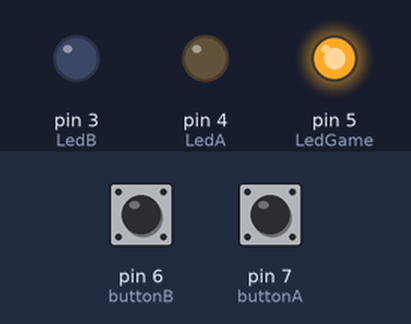
A sketch run on a simulated Arduino Uno, built with avr-gcc and run on an emulated ATmega328P. Parts: output pins drawn as LEDs (lit = HIGH). The inputs (shaded band) are chosen by the test bench; at power-on: pin 6 (buttonB) LOW, pin 7 (buttonA) LOW. Random numbers use the default seed unless the sketch sets one.

Above: at 6.7 s.
6.8 s: pin 6 (buttonB) pulled HIGH for 0.15 s
At 8.1 s:
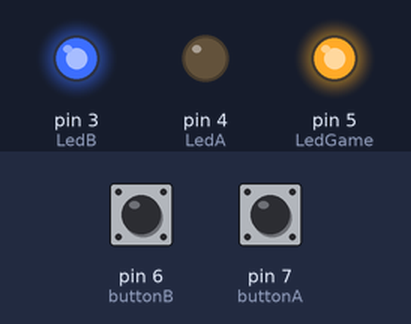
9.9 s: pin 7 (buttonA) pulled HIGH for 1 s
At 11.2 s:
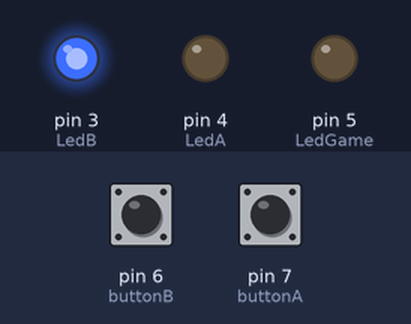
13.9 s: pin 6 (buttonB) pulled HIGH for 1 s
At 15.4 s:
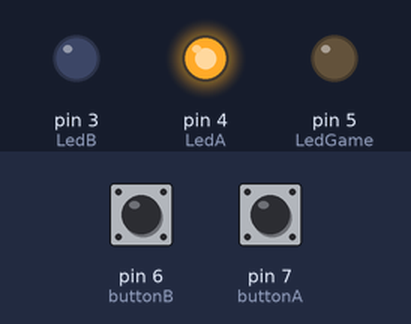
17.9 s: pin 6 (buttonB) pulled HIGH for 3.2 s
At 21.2 s:
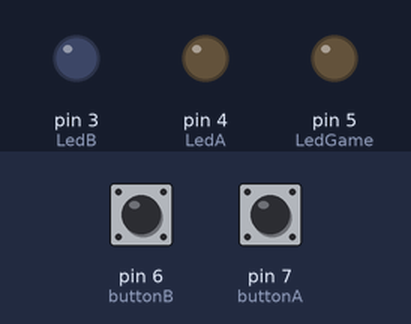
24.1 s: pin 7 (buttonA) pulled HIGH for 0.15 s
At 24.9 s:
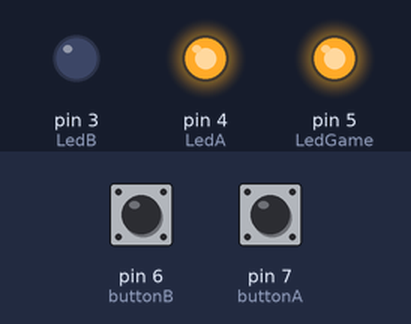
27.2 s: pin 7 (buttonA) pulled HIGH for 3.2 s
At 29.1 s:
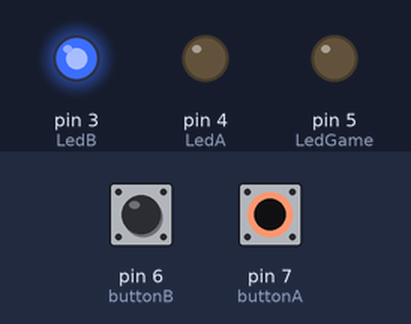
Timing chart, 0 to 33.6 s (numbered marks = the images above; inputs shaded):
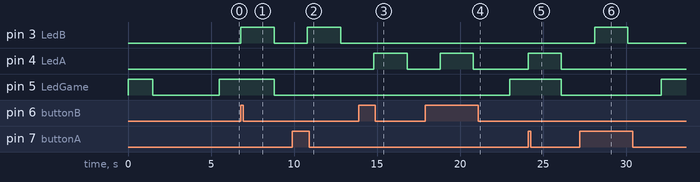

The sketch:

touchgame-code.ino
```cpp
/* Correspondence of the ports of arduino */
int buttonA = 7;
int buttonB = 6;
int LedGame = 5; // led that controls the game

// Leds that decide which gamer won
int LedA = 4;
int LedB = 3;

/* waitLed is a randomly generated number of seconds between Led blinking */
int waitLed = 0;

/* state of the pushed buttons */
int stateA = -1;
int stateB = -1;

unsigned long previousMillis = 0;
unsigned long currentMillis = 0;

/* 1 is the A side, 0 is the B side */

void setup() {
  // put your setup code here, to run once:
  pinMode(LedGame, OUTPUT);
  pinMode(LedA, OUTPUT);
  pinMode(LedB, OUTPUT);
  pinMode(buttonA, INPUT);
  pinMode(buttonB, INPUT);

  // use analog noise to create a random seed
  randomSeed(analogRead(0)); // randomize

  // initialization animation
  for (int i = 0; i < 3; i++) {
    digitalWrite(LedGame, HIGH);
    delay(500);
    digitalWrite(LedGame, LOW);
  }

  // chooses the first timing
  RandomGenerator();
}

void loop() {
  // gets the time since the program started
  currentMillis = millis();

  // reads if a button was pushed
  stateA = digitalRead(buttonA);
  stateB = digitalRead(buttonB);

  // if the button was pressed at the correct time interval
  if (currentMillis - previousMillis >= waitLed) {

    // lights up LED
    digitalWrite(LedGame, HIGH);

    // if player A pushes the button first
    if (stateA == HIGH) {
      /* Lights the led correspondent to the A button */
      digitalWrite(LedA, HIGH);

      // generates a new time
      RandomGenerator();
      // if player B pushes the button first
    } else if (stateB == HIGH) {
      /* Lights the led correspondent to the B button */
      digitalWrite(LedB, HIGH);

      // generates a new time
      RandomGenerator();
    }
    // if the button was pressed before the correct time interval
  } else if (currentMillis - previousMillis < waitLed) {

    // if player B pushes the button first
    if (stateB == HIGH) {
      /* Lights the led correspondent to the A button */
      digitalWrite(LedA, HIGH);

      // generates a new time
      RandomGenerator();
      // if player A pushes the button first
    } else if (stateA == HIGH) {
      /* Lights the led correspondent to the B button */
      digitalWrite(LedB, HIGH);

      // generates a new time
      RandomGenerator();
    }
  }
}

//
void RandomGenerator() {

  delay(2000);
  // turns off leds
  digitalWrite(LedA, LOW);
  digitalWrite(LedB, LOW);
  digitalWrite(LedGame, LOW);
  delay(2000);

  previousMillis = currentMillis;
  /* the waiting time is between 3sec and 10sec */
  waitLed = random(3000, 10000);
}
```

Measured:
- after the input at 6.8 s, pin 3 (LedB): LOW → HIGH at once, → LOW 2.0 s later; pin 5 (LedGame): HIGH → LOW after 2.0 s
- after the input at 9.9 s, pin 3 (LedB): LOW → HIGH after 0.90 s, → LOW 2.0 s later
- after the input at 13.9 s, pin 4 (LedA): LOW → HIGH after 0.90 s, → LOW 2.0 s later
- after the input at 17.9 s, pin 4 (LedA): LOW → HIGH after 0.90 s, → LOW 2.0 s later
- after the input at 24.1 s, pin 4 (LedA): LOW → HIGH at once, → LOW 2.0 s later; pin 5 (LedGame): HIGH → LOW after 2.0 s
- after the input at 27.2 s, pin 3 (LedB): LOW → HIGH after 0.90 s, → LOW 2.0 s later
